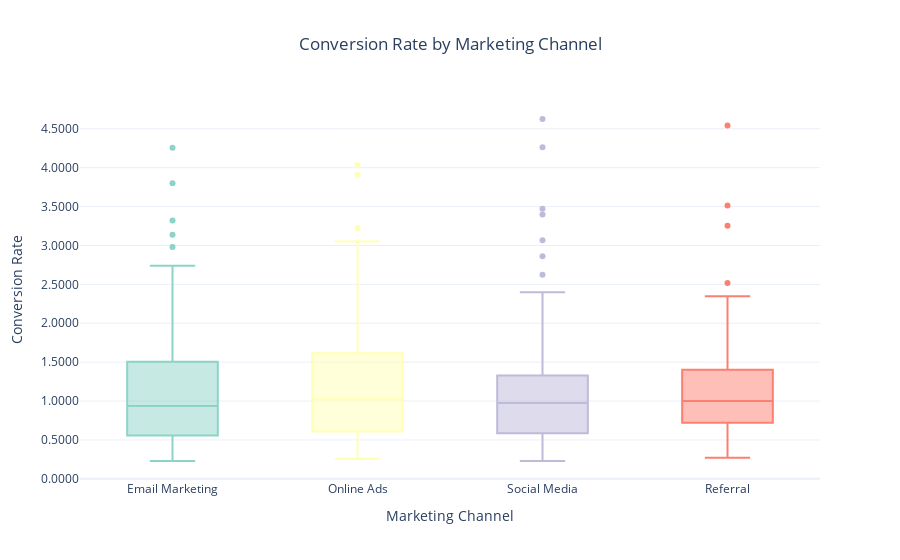

Notebook cell for this chart:
### Markdown cell above
# Conversion Rate by Marketing Channel

### Code cell
fig = px.box(df, x='Marketing_Channel', 
             y='Conversion_Rate',
             color='Marketing_Channel',
              title='Conversion Rate by Marketing Channel',
              labels={'Conversion_Rate': 'Conversion Rate (%)'},
              color_discrete_sequence=px.colors.qualitative.Set3)
fig.update_layout(xaxis_title='Marketing Channel', yaxis_title='Conversion Rate', 
                  title_x=0.5, yaxis=dict(tickformat=".4f"), showlegend=False)
fig.show()

### Figure 1 — Plotly figure (JSON) as saved in the notebook; plotly's stock layout.template omitted (floating-point values rounded to 4 significant figures; data arrays with more than 128 entries replaced by an {"elided": "..."} marker saying what was removed)
{"data": [{"alignmentgroup": "True", "hovertemplate": "Marketing_Channel=%{x}<br>Conversion Rate (%)=%{y}<extra></extra>", "legendgroup": "Email Marketing", "marker": {"color": "rgb(141,211,199)"}, "name": "Email Marketing", "notched": false, "offsetgroup": "Email Marketing", "orientation": "v", "showlegend": true, "type": "box", "x": ["Email Marketing", "Email Marketing", "Email Marketing", "Email Marketing", "Email Marketing", "Email Marketing", "Email Marketing", "Email Marketing", "Email Marketing", "Email Marketing", "Email Marketing", "Email Marketing", "Email Marketing", "Email Marketing", "Email Marketing", "Email Marketing", "Email Marketing", "Email Marketing", "Email Marketing", "Email Marketing", "Email Marketing", "Email Marketing", "Email Marketing", "Email Marketing", "Email Marketing", "Email Marketing", "Email Marketing", "Email Marketing", "Email Marketing", "Email Marketing", "Email Marketing", "Email Marketing", "Email Marketing", "Email Marketing", "Email Marketing", "Email Marketing", "Email Marketing", "Email Marketing", "Email Marketing", "Email Marketing", "Email Marketing", "Email Marketing", "Email Marketing", "Email Marketing", "Email Marketing", "Email Marketing", "Email Marketing", "Email Marketing", "Email Marketing", "Email Marketing", "Email Marketing", "Email Marketing", "Email Marketing", "Email Marketing", "Email Marketing", "Email Marketing", "Email Marketing", "Email Marketing", "Email Marketing", "Email Marketing", "Email Marketing", "Email Marketing", "Email Marketing", "Email Marketing", "Email Marketing", "Email Marketing", "Email Marketing", "Email Marketing", "Email Marketing", "Email Marketing", "Email Marketing", "Email Marketing", "Email Marketing", "Email Marketing", "Email Marketing", "Email Marketing", "Email Marketing", "Email Marketing", "Email Marketing", "Email Marketing", "Email Marketing", "Email Marketing", "Email Marketing", "Email Marketing", "Email Marketing", "Email Marketing", "Email Marketing", "Email Marketing", "Email Marketing", "Email Marketing", "Email Marketing", "Email Marketing", "Email Marketing", "Email Marketing", "Email Marketing", "Email Marketing", "Email Marketing", "Email Marketing", "Email Marketing", "Email Marketing", "Email Marketing", "Email Marketing", "Email Marketing", "Email Marketing", "Email Marketing", "Email Marketing", "Email Marketing", "Email Marketing", "Email Marketing", "Email Marketing", "Email Marketing", "Email Marketing", "Email Marketing", "Email Marketing", "Email Marketing", "Email Marketing", "Email Marketing", "Email Marketing", "Email Marketing", "Email Marketing", "Email Marketing", "Email Marketing", "Email Marketing", "Email Marketing"], "x0": " ", "xaxis": "x", "y": [0.4586, 1.173, 0.9801, 0.9968, 0.2744, 0.3004, 1.883, 0.5834, 2.982, 0.7341, 0.5836, 0.6392, 0.4958, 1.234, 0.2338, 0.3368, 0.9088, 1.117, 0.851, 1.692, 0.7937, 2.072, 1.971, 0.9163, 0.4164, 1.308, 2.489, 0.7601, 0.9535, 1.286, 0.5951, 0.865, 0.9019, 0.6026, 0.3936, 2.496, 2.232, 1.431, 0.5344, 0.4854, 1.41, 1.58, 1.393, 2.167, 1.629, 0.4279, 0.6316, 2.088, 0.3567, 2.501, 0.4399, 0.2682, 0.2302, 0.6968, 0.4602, 0.4879, 0.879, 2.144, 1.003, 1.8, 0.7222, 0.6037, 0.7739, 0.4966, 0.3184, 1.344, 1.683, 2.632, 0.5159, 1.361, 0.3234, 1.293, 0.4206, 1.045, 0.5048, 1.869, 0.9208, 4.257, 0.9727, 1.084, 3.323, 0.8463, 1.139, 1.062, 0.7886, 1.12, 0.9498, 1.151, 0.7738, 3.8, 1.579, 1.389, 0.8656, 0.6673, 0.3424, 1.591, 0.5475, 0.5278, 1.923, 1.119, 0.2756, 1.062, 1.23, 1.14, 0.884, 1.041, 2.738, 0.4535, 2.111, 0.8557, 0.5691, 0.8648, 0.6992, 1.703, 3.139, 0.3747, 0.8627, 2.155, 0.9621, 0.5016, 1.27, 0.3779, 2.039, 1.68], "y0": " ", "yaxis": "y"}, {"alignmentgroup": "True", "hovertemplate": "Marketing_Channel=%{x}<br>Conversion Rate (%)=%{y}<extra></extra>", "legendgroup": "Online Ads", "marker": {"color": "rgb(255,255,179)"}, "name": "Online Ads", "notched": false, "offsetgroup": "Online Ads", "orientation": "v", "showlegend": true, "type": "box", "x": {"elided": "130 str values"}, "x0": " ", "xaxis": "x", "y": {"elided": "130 float values"}, "y0": " ", "yaxis": "y"}, {"alignmentgroup": "True", "hovertemplate": "Marketing_Channel=%{x}<br>Conversion Rate (%)=%{y}<extra></extra>", "legendgroup": "Social Media", "marker": {"color": "rgb(190,186,218)"}, "name": "Social Media", "notched": false, "offsetgroup": "Social Media", "orientation": "v", "showlegend": true, "type": "box", "x": ["Social Media", "Social Media", "Social Media", "Social Media", "Social Media", "Social Media", "Social Media", "Social Media", "Social Media", "Social Media", "Social Media", "Social Media", "Social Media", "Social Media", "Social Media", "Social Media", "Social Media", "Social Media", "Social Media", "Social Media", "Social Media", "Social Media", "Social Media", "Social Media", "Social Media", "Social Media", "Social Media", "Social Media", "Social Media", "Social Media", "Social Media", "Social Media", "Social Media", "Social Media", "Social Media", "Social Media", "Social Media", "Social Media", "Social Media", "Social Media", "Social Media", "Social Media", "Social Media", "Social Media", "Social Media", "Social Media", "Social Media", "Social Media", "Social Media", "Social Media", "Social Media", "Social Media", "Social Media", "Social Media", "Social Media", "Social Media", "Social Media", "Social Media", "Social Media", "Social Media", "Social Media", "Social Media", "Social Media", "Social Media", "Social Media", "Social Media", "Social Media", "Social Media", "Social Media", "Social Media", "Social Media", "Social Media", "Social Media", "Social Media", "Social Media", "Social Media", "Social Media", "Social Media", "Social Media", "Social Media", "Social Media", "Social Media", "Social Media", "Social Media", "Social Media", "Social Media", "Social Media", "Social Media", "Social Media", "Social Media", "Social Media", "Social Media", "Social Media", "Social Media", "Social Media", "Social Media", "Social Media", "Social Media", "Social Media", "Social Media", "Social Media", "Social Media", "Social Media", "Social Media", "Social Media", "Social Media", "Social Media", "Social Media", "Social Media", "Social Media", "Social Media", "Social Media", "Social Media", "Social Media", "Social Media", "Social Media", "Social Media", "Social Media"], "x0": " ", "xaxis": "x", "y": [1.708, 1.415, 1.25, 0.5726, 1.159, 4.262, 1.005, 1.38, 0.9568, 1.208, 0.6698, 0.3105, 0.3013, 0.3291, 0.8978, 0.5112, 1.094, 0.3177, 1.083, 0.9305, 1.062, 0.9568, 0.839, 2.623, 1.663, 1.004, 1.111, 0.6318, 0.6807, 0.3267, 1.108, 0.4247, 1.629, 0.5667, 3.471, 0.9274, 0.2296, 0.8192, 2.332, 3.067, 0.7138, 1.202, 1.259, 0.5326, 0.4818, 2.164, 0.5756, 0.7891, 0.9854, 0.5869, 1.566, 1.749, 1.223, 1.219, 1.329, 2.006, 1.144, 2.0, 1.213, 1.788, 1.089, 0.56, 2.054, 0.9984, 0.7497, 0.5835, 1.805, 1.458, 0.9263, 3.397, 1.014, 1.355, 0.9637, 0.4989, 1.765, 0.4706, 0.4386, 1.075, 1.55, 1.689, 1.518, 0.6914, 0.344, 2.862, 1.286, 4.626, 0.4504, 0.6732, 0.4043, 0.6867, 2.4, 1.773, 1.159, 1.303, 0.3018, 0.8551, 0.9049, 0.4593, 1.182, 0.502, 0.5013, 1.134, 0.6983, 0.9956, 0.4876, 0.3894, 0.9325, 0.6931, 1.061, 0.8847, 0.8602, 0.7921, 0.8427, 0.5226, 1.014, 0.645, 0.7252, 0.5831], "y0": " ", "yaxis": "y"}, {"alignmentgroup": "True", "hovertemplate": "Marketing_Channel=%{x}<br>Conversion Rate (%)=%{y}<extra></extra>", "legendgroup": "Referral", "marker": {"color": "rgb(251,128,114)"}, "name": "Referral", "notched": false, "offsetgroup": "Referral", "orientation": "v", "showlegend": true, "type": "box", "x": ["Referral", "Referral", "Referral", "Referral", "Referral", "Referral", "Referral", "Referral", "Referral", "Referral", "Referral", "Referral", "Referral", "Referral", "Referral", "Referral", "Referral", "Referral", "Referral", "Referral", "Referral", "Referral", "Referral", "Referral", "Referral", "Referral", "Referral", "Referral", "Referral", "Referral", "Referral", "Referral", "Referral", "Referral", "Referral", "Referral", "Referral", "Referral", "Referral", "Referral", "Referral", "Referral", "Referral", "Referral", "Referral", "Referral", "Referral", "Referral", "Referral", "Referral", "Referral", "Referral", "Referral", "Referral", "Referral", "Referral", "Referral", "Referral", "Referral", "Referral", "Referral", "Referral", "Referral", "Referral", "Referral", "Referral", "Referral", "Referral", "Referral", "Referral", "Referral", "Referral", "Referral", "Referral", "Referral", "Referral", "Referral", "Referral", "Referral", "Referral", "Referral", "Referral", "Referral", "Referral", "Referral", "Referral", "Referral", "Referral", "Referral", "Referral", "Referral", "Referral", "Referral", "Referral", "Referral", "Referral", "Referral", "Referral", "Referral", "Referral", "Referral", "Referral", "Referral", "Referral", "Referral", "Referral", "Referral", "Referral", "Referral", "Referral", "Referral", "Referral", "Referral", "Referral", "Referral", "Referral", "Referral", "Referral", "Referral", "Referral", "Referral", "Referral", "Referral", "Referral", "Referral", "Referral", "Referral", "Referral"], "x0": " ", "xaxis": "x", "y": [1.75, 1.67, 0.46, 1.303, 1.757, 0.6645, 0.9616, 1.257, 0.2756, 0.3423, 1.4, 0.2728, 1.002, 1.276, 0.9402, 0.4441, 2.005, 1.644, 1.515, 0.9725, 1.634, 0.939, 0.8482, 0.7964, 1.056, 0.7032, 0.7479, 0.9038, 2.519, 1.532, 1.154, 1.689, 2.282, 4.543, 0.9246, 1.528, 1.899, 0.7464, 0.5175, 0.7579, 1.575, 0.4018, 2.124, 0.9777, 0.4046, 1.4, 0.9998, 1.196, 1.03, 0.8848, 1.115, 2.137, 0.4475, 1.378, 3.253, 3.516, 1.251, 0.7453, 1.146, 0.9272, 0.7581, 1.01, 0.9916, 0.4495, 0.7452, 0.5712, 1.032, 0.4218, 1.368, 0.4683, 0.968, 0.4471, 0.5275, 0.4904, 2.346, 1.165, 2.1, 1.528, 0.9453, 1.772, 0.4259, 2.068, 0.7066, 1.107, 0.5109, 0.8756, 0.9806, 1.263, 0.3571, 0.2903, 0.7339, 0.4511, 1.26, 1.818, 2.102, 1.911, 0.6761, 1.905, 0.2896, 1.256, 0.3203, 0.5267, 1.152, 1.195, 1.343, 0.9843, 0.9084, 0.5243, 1.373, 0.4765, 1.132, 0.509, 1.544, 0.785, 0.8165, 1.381, 0.8198, 0.6272, 1.231, 0.9453, 1.001, 1.895, 1.405, 1.714, 1.077, 1.244, 1.141, 0.8307], "y0": " ", "yaxis": "y"}], "layout": {"boxmode": "overlay", "legend": {"title": {"text": "Marketing_Channel"}, "tracegroupgap": 0}, "showlegend": false, "title": {"text": "Conversion Rate by Marketing Channel", "x": 0.5}, "xaxis": {"anchor": "y", "categoryarray": ["Email Marketing", "Online Ads", "Social Media", "Referral"], "categoryorder": "array", "domain": [0, 1], "title": {"text": "Marketing Channel"}}, "yaxis": {"anchor": "x", "domain": [0, 1], "tickformat": ".4f", "title": {"text": "Conversion Rate"}}}}
